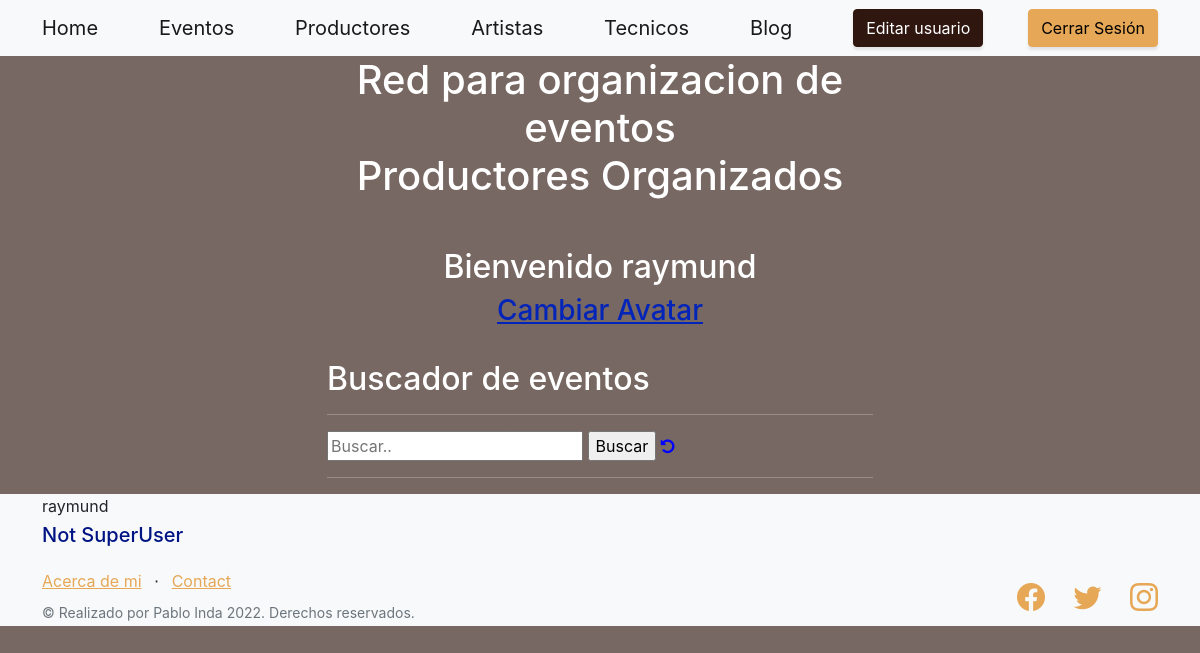
The app's page / (signed in), older data.
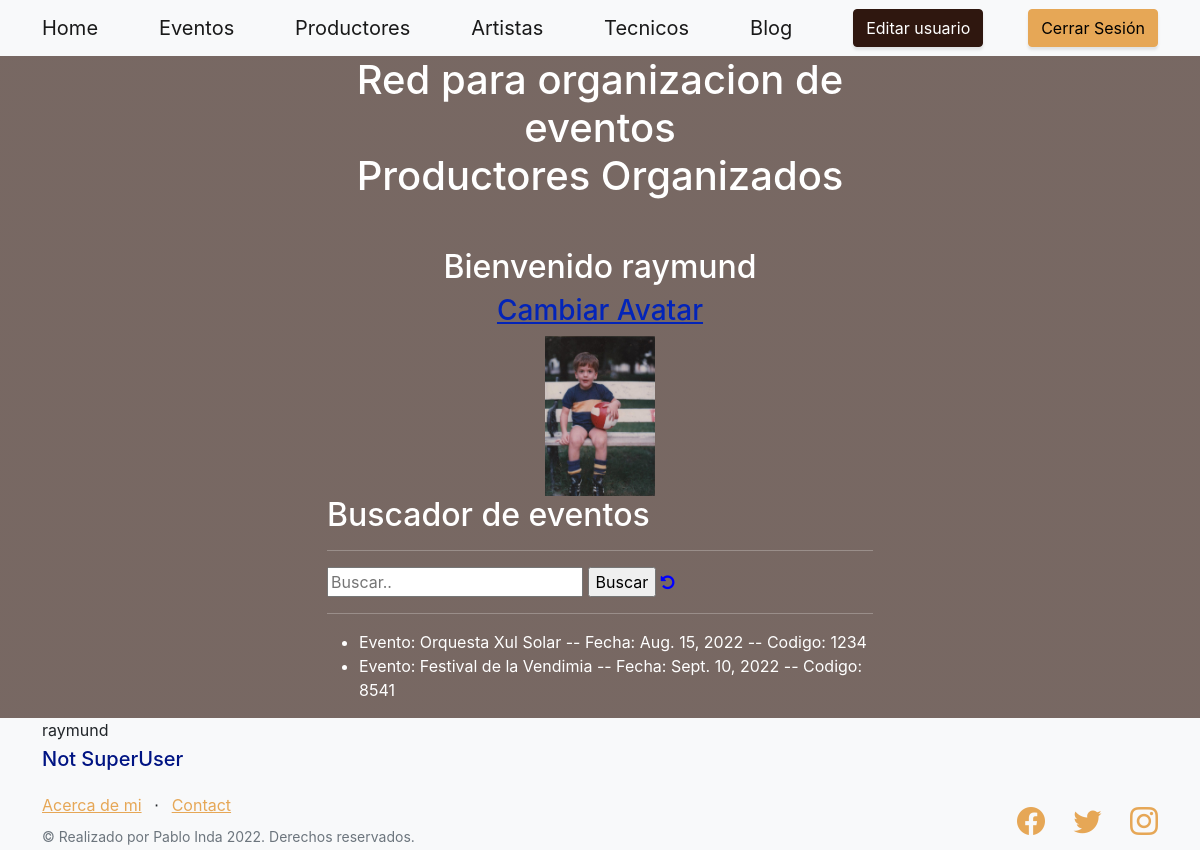
The same page, newer data.
### evento/models.py (models this page shows)
class Evento(models.Model):
    name = models.CharField(max_length=40)
    due_date = models.DateField()
    code = models.IntegerField()
    description = models.TextField(blank = True, null=True)
    def __str__(self):
        return f'{self.name} evento --'

### home/views.py (the view)
# urls.py: path('', views.index, name='main'),
def index(request):
    avatar_ctx = get_avatar_url_ctx(request)
    context_dict = {**avatar_ctx}
    eventos = Evento.objects.all()
    context_dict.update({
        'eventos': eventos,
    })
    print('context_dict: ', context_dict)
    return render(
        request=request,
        context=context_dict,
        template_name="home/main.html"
    )

### home/views.py (called while the page is built)
def get_avatar_url_ctx(request):
    avatars = Avatar.objects.filter(user=request.user.id)
    if avatars.exists():
        return {"url": avatars[0].image.url}
    return {}

### home/templates/home/main.html (shortened to what this page needs)
{% extends "home/index.html" %}
{% load static %}
{% block entregafinal_content %}
{% if user.is_authenticated %}
<div class="text-center">
    <h2>Bienvenido {{ user.username }}</h2>
    <h3><a style="color: rgb(3, 36, 184)" href="{% url 'user:avatar-load' %}">Cambiar Avatar</a></h3>
    <img height="160px" src="{{url}}" alt="">
</div>
{% endif %}
<h2>Buscador de eventos</h2>
<hr>
<form action="/search" method="GET">
    <div>
        <input type="text" name="search_param" id="evento_code_or_name" placeholder="Buscar.."
        >
        <input type="submit" value="Buscar">
        <a style="color: blue" href="{% url 'home:main' %}"><i class="fa fa-undo"></i></a>
    </div>
</form>
<hr>
{% if eventos %}
<ul>
    {% for evento in eventos %}
    <li>
        Evento: {{evento.name}}
        -- Fecha: {{evento.due_date}}
        -- Codigo: {{evento.code}}
    </li>
    {% endfor %}
</ul>
{% endif %}
{% endblock %}

### home/templates/home/index.html (shortened to what this page needs)
<!DOCTYPE html>
<html lang="en">
    <head>
        {% load static %}
        <link href="https://cdn.jsdelivr.net/npm/bootstrap-icons@1.5.0/font/bootstrap-icons.css" rel="stylesheet" type="text/css" />
        <link href="{% static 'home/css/styles.css' %}" rel="stylesheet" />
        <link rel="stylesheet" href="https://cdnjs.cloudflare.com/ajax/libs/font-awesome/4.7.0/css/font-awesome.min.css">
    </head>
    <body>
        <nav class="navbar navbar-light bg-light static-top">
            <div class="container">
                <a class="navbar-brand" href="{% url 'home:main' %}">Home</a>
                <a class="navbar-brand" href="{% url 'evento:evento-list' %}">Eventos</a>
                {% if user.is_authenticated %}
                <a class="navbar-brand" href="{% url 'productor:productor-list' %}">Productores</a>
                <a class="navbar-brand" href="{% url 'artista:artista-list' %}">Artistas</a>
                <a class="navbar-brand" href="{% url 'tecnico:tecnico-list' %}">Tecnicos</a>
                <a class="navbar-brand" href="{% url 'blog:blog-list' %}">Blog</a>
                <a class="btn btn-secondary" href="{% url 'user:user-update' %}">Editar usuario</a>
                <a class="btn btn-primary" href="{% url 'user:user-logout' %}">Cerrar Sesión</a>
                {% else %}
                <a class="btn btn-primary" href="{% url 'user:user-login' %}">Iniciar Sesión</a>
                {% endif %}
            </div>
        </nav>
        <header class="masthead">
            <div class="container position-relative">
                <div class="row justify-content-center">
                    <div class="col-xl-6">
                        <div class="text-center text-white">
                            <h1 class="mb-5">Red para organizacion de eventos <br> Productores Organizados</h1>
                            <div class="text-lg-start text-white">
                                {% block entregafinal_content %}
                                {% endblock %}
                            </div>
                        </div>
                    </div>
                </div>
            </div>
        </header>
        <footer class="footer bg-light">
            <div class="container">
                {{request.user.username}}
                {% if user.is_superuser %}
                    <h5><p style="color: rgb(0, 20, 131)" >SuperUser</p></h5>
                {% else %}
                    <h5><p style="color: rgb(0, 20, 131)" >Not SuperUser</p></h5>
                {%endif%}
            </div>
            <div class="container">
                <div class="row">
                    <div class="col-lg-6 h-100 text-center text-lg-start my-auto">
                        <ul class="list-inline mb-2">
                            <li class="list-inline-item"><a href="{% url 'home:about' %}">Acerca de mi</a></li>
                            <li class="list-inline-item">⋅</li>
                            <li class="list-inline-item"><a href="mailto:redscare.ar@gmail.com">Contact</a></li>
                        </ul>
                        <p class="text-muted small mb-4 mb-lg-0">&copy; Realizado por Pablo Inda 2022. Derechos reservados.</p>
                    </div>
                    <div class="col-lg-6 h-100 text-center text-lg-end my-auto">
                        <ul class="list-inline mb-0">
                            <li class="list-inline-item me-4">
                                <a href="https://www.facebook.com/pablo.inda/"><i class="bi-facebook fs-3"></i></a>
                            </li>
                            <li class="list-inline-item me-4">
                                <a href="https://twitter.com/Redscare_ar"><i class="bi-twitter fs-3"></i></a>
                            </li>
                            <li class="list-inline-item">
                                <a href="https://www.instagram.com/poli.redscare/"><i class="bi-instagram fs-3"></i></a>
                            </li>
                        </ul>
                    </div>
                </div>
            </div>
        </footer>
    </body>
</html>

Row changes from the older to the newer data that the page shows:
added Evento: name "Orquesta Xul Solar", due_date "Aug. 15, 2022", code "1234"
added Evento: name "Festival de la Vendimia", due_date "Sept. 10, 2022", code "8541"
